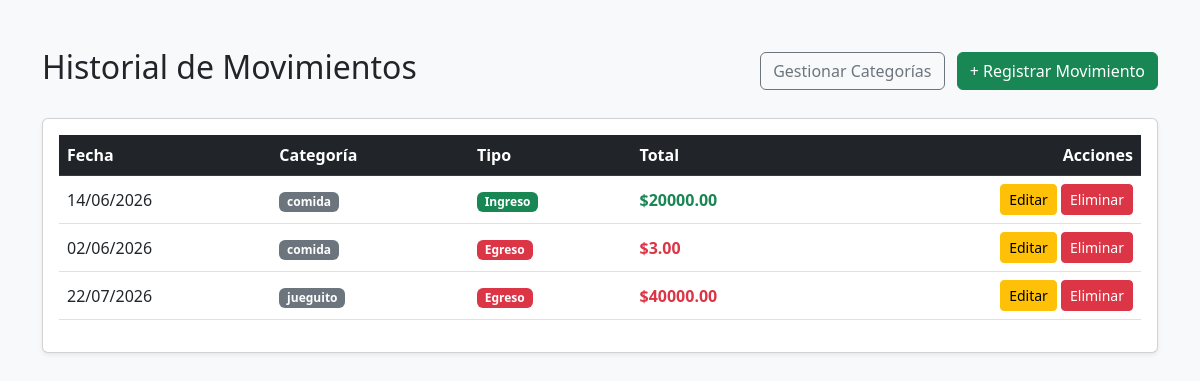
The app's page /gastos/, older data.
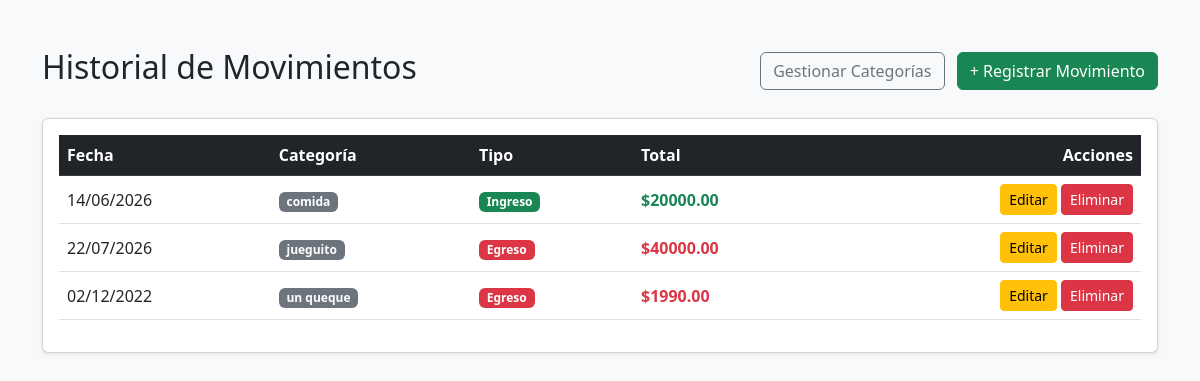
The same page, newer data.
### apps/registro/models.py (models this page shows, shortened)
class Registro(models.Model):
    TIPO_CHOICES = [
        ('ingreso', 'ganancia'),
        ('egreso', 'gasto'),
    ]
    total = models.DecimalField(max_digits=10, decimal_places=2)
    fecha = models.DateField()
    tipo = models.CharField(max_length=7, choices=TIPO_CHOICES)
    categoria = models.ForeignKey(Categoria, on_delete=models.CASCADE, related_name='registros')

### apps/categoria/models.py (models this page shows, shortened)
class Categoria(models.Model):
    nombre = models.CharField(max_length=100)
    descripcion = models.TextField(blank=True, null=True)

### apps/registro/views.py (the view)
# urls.py: path('', RegistroListView.as_view(), name='registro_list'),
class RegistroListView(ListView):
    model = Registro
    template_name = 'registro/list.html'
    context_object_name = 'registros'

### templates/registro/list.html (shortened to what this page needs)
<!DOCTYPE html>
<html lang="es">
<head>
    <link href="https://cdn.jsdelivr.net/npm/bootstrap@5.3.0/dist/css/bootstrap.min.css" rel="stylesheet">
</head>
<body class="bg-light">
    <div class="container mt-5">
        <div class="d-flex justify-content-between align-items-center mb-4">
            <h2>Historial de Movimientos</h2>
            <div>
                <a href="{% url 'categoria:categoria_list' %}" class="btn btn-outline-secondary me-2">Gestionar Categorías</a>
                <a href="{% url 'registro:registro_create' %}" class="btn btn-success">+ Registrar Movimiento</a>
            </div>
        </div>
        <div class="card shadow-sm">
            <div class="card-body">
                <table class="table table-hover align-middle">
                    <thead class="table-dark">
                        <tr>
                            <th>Fecha</th>
                            <th>Categoría</th>
                            <th>Tipo</th>
                            <th>Total</th>
                            <th class="text-end">Acciones</th>
                        </tr>
                    </thead>
                    <tbody>
                        {% for registro in registros %}
                        <tr>
                            <td>{{ registro.fecha|date:"d/m/Y" }}</td>
                            <td><span class="badge bg-secondary">{{ registro.categoria.nombre }}</span></td>
                            <td>
                                {% if registro.tipo == 'ingreso' or registro.tipo == 'Ingreso' %}
                                    <span class="badge bg-success">Ingreso</span>
                                {% else %}
                                    <span class="badge bg-danger">Egreso</span>
                                {% endif %}
                            </td>
                            <td>
                                <strong class="{% if registro.tipo == 'ingreso' or registro.tipo == 'Ingreso' %}text-success{% else %}text-danger{% endif %}">
                                    ${{ registro.total }}
                                </strong>
                            </td>
                            <td class="text-end">
                                <a href="{% url 'registro:registro_update' registro.id %}" class="btn btn-sm btn-warning">Editar</a>
                                <a href="{% url 'registro:registro_delete' registro.id %}" class="btn btn-sm btn-danger">Eliminar</a>
                            </td>
                        </tr>
                        {% empty %}
                        <tr>
                            <td colspan="5" class="text-center text-muted py-4">No hay movimientos registrados todavía.</td>
                        </tr>
                        {% endfor %}
                    </tbody>
                </table>
            </div>
        </div>
    </div>
</body>
</html>

Row changes from the older to the newer data that the page shows:
removed Registro: fecha "02/06/2026", categoria.nombre "comida", tipo "Egreso", total "3.00"
added Registro: fecha "02/12/2022", categoria.nombre "un queque", tipo "Egreso", total "1990.00"
